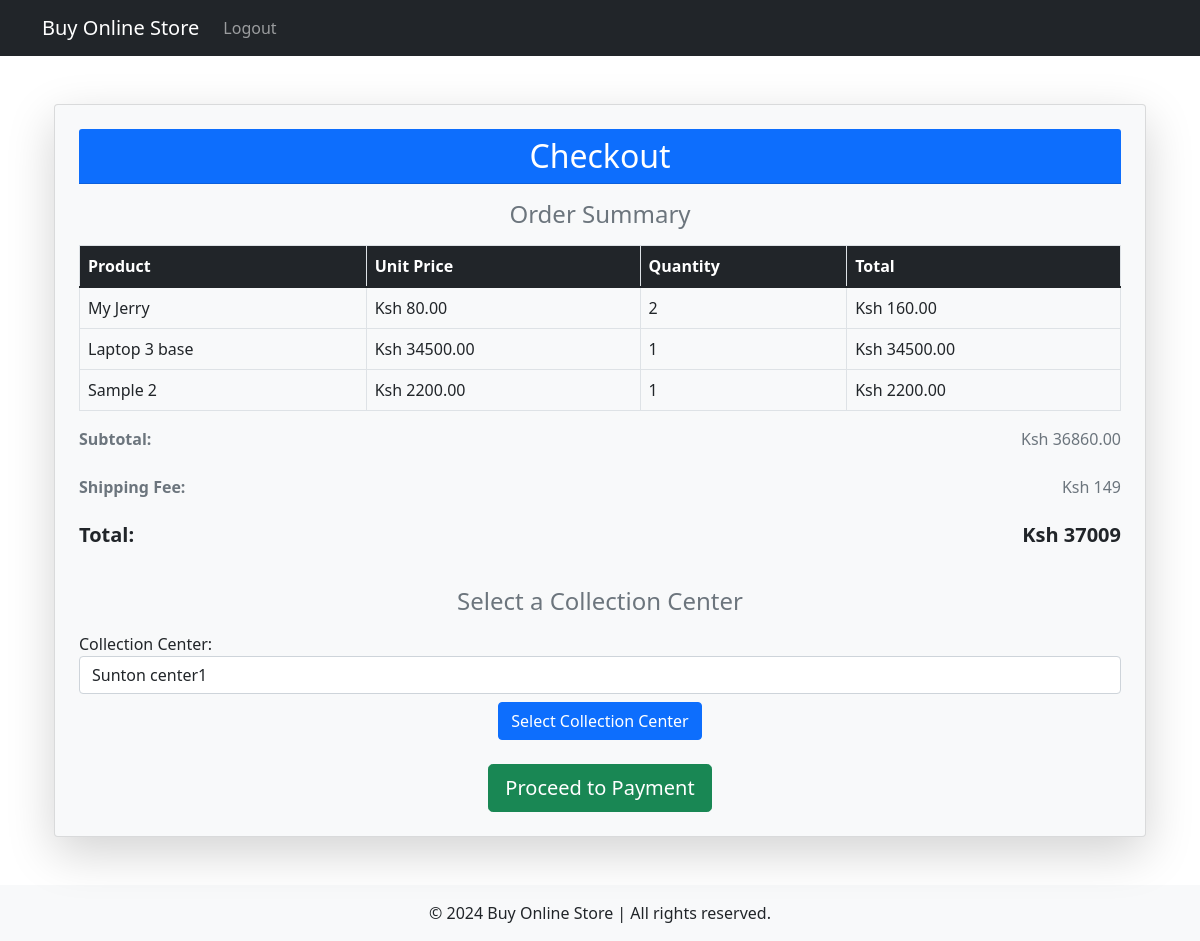
Page /products/checkout/ (signed in) on the committed database.
### products/models.py (models this page shows, shortened)
class CartItem(models.Model):
    cart = models.ForeignKey(Cart, on_delete=models.CASCADE)
    product = models.ForeignKey(Product, on_delete=models.CASCADE)
    quantity = models.PositiveIntegerField(default=1)

class Product(models.Model):
    name = models.CharField(max_length=255)
    description = models.TextField()
    price = models.DecimalField(max_digits=10, decimal_places=2)
    store = models.ForeignKey(Store, on_delete=models.CASCADE, related_name='products')  # Link to the Store model
    category = models.ForeignKey(Category, on_delete=models.CASCADE)
    image = models.ImageField(upload_to='products/', blank=True, null=True)  # Field for product image
    created_at = models.DateTimeField(auto_now_add=True)
    updated_at = models.DateTimeField(auto_now=True)

### products/views.py (the view, shortened to what this page needs)
# urls.py: path('checkout/', views.checkout, name='checkout'),
@login_required
def checkout(request):
    cart, created = Cart.objects.get_or_create(user=request.user)
    items = cart.cartitem_set.all()  # Fetch all cart items
    user_collection_center = UserCollectionCenter.objects.filter(user=request.user).first()
    if not user_collection_center:
        available_centers = CollectionCenter.objects.filter(approved=True)  # Show only approved centers
        return render(request, 'cart/checkout.html', {
            'items': items,
            'available_centers': available_centers
        })
    return render(request, 'cart/checkout.html', {
        'items': items,
        'collection_center': user_collection_center.collection_center,
        'cart': cart
    })

### products/templatetags/cart_filters.py (called while the page is built)
@register.filter
def multiply(value, arg):
    return value * arg

@register.filter
def sum_price(items):
    total = sum(item.product.price * item.quantity for item in items)
    return total

### products/templates/cart/checkout.html (shortened to what this page needs)
{% extends 'base.html' %}
{% load cart_filters %}
{% block content %}
<div class="container my-5">
    {% if items %}
        <div class="card shadow-lg p-4 bg-light">
            <div class="card-header text-white bg-primary">
                <h2 class="text-center mb-0">Checkout</h2>
            </div>
            <h4 class="text-center text-secondary my-3">Order Summary</h4>
            <table class="table table-hover table-bordered">
                <thead class="bg-dark text-white">
                    <tr>
                        <th>Product</th>
                        <th>Unit Price</th>
                        <th>Quantity</th>
                        <th>Total</th>
                    </tr>
                </thead>
                <tbody>
                    {% for item in items %}
                    <tr>
                        <td>{{ item.product.name }}</td>
                        <td>Ksh {{ item.product.price }}</td>
                        <td>{{ item.quantity }}</td>
                        <td>Ksh {{ item.product.price|multiply:item.quantity }}</td>
                    </tr>
                    {% endfor %}
                </tbody>
            </table>
            <div class="d-flex justify-content-between mb-2 text-muted">
                <p><strong>Subtotal:</strong></p>
                <p>Ksh {{ items|sum_price }}</p>
            </div>
            <div class="d-flex justify-content-between mb-2 text-muted">
                <p><strong>Shipping Fee:</strong></p>
                <p>Ksh 149</p>
            </div>
            <div class="d-flex justify-content-between mb-3 text-dark">
                <h5><strong>Total:</strong></h5>
                <h5><strong>Ksh {{ items|sum_price|add:149 }}</strong></h5>
            </div>
            {% if available_centers %}
                <h4 class="text-center text-secondary my-3">Select a Collection Center</h4>
                <form method="post">
                    <div class="form-group">
                        <label for="collection_center" class="font-weight-bold">Collection Center:</label>
                        <select name="collection_center" id="collection_center" class="form-control">
                            {% for center in available_centers %}
                            <option value="{{ center.id }}">{{ center.centerName }}</option>
                            {% endfor %}
                        </select>
                    </div>
                    <div class="text-center">
                        <button type="submit" class="btn btn-primary mt-2">Select Collection Center</button>
                    </div>
                </form>
            {% else %}
                <div class="d-flex justify-content-around mt-4 bg-light p-3 rounded">
                    <h5 class="font-weight-bold">Collection Center:</h5>
                    <p>{{ collection_center.centerName }}</p>
                </div>
            {% endif %}
            <div class="text-center mt-4">
                <form method="post" action="{% url 'process_payment' total=items|sum_price|add:149 %}">
                    <button type="submit" class="btn btn-success btn-lg">Proceed to Payment</button>
                </form>
            </div>
        </div>
    {% else %}
        <div class="alert alert-warning text-center" role="alert">
            Your cart is empty. Please add items to your cart.
        </div>
    {% endif %}
</div>
{% endblock %}

### rows in the picture
CartItem: product.name "My Jerry", product.price "80.00", quantity "2", product.price|multiply "160.00", product+quantity "36860.00", product+quantity "37009"
CartItem: product.name "Laptop 3 base", product.price "34500.00", quantity "1", product.price|multiply "34500.00"
CartItem: product.name "Sample 2", product.price "2200.00", quantity "1", product.price|multiply "2200.00"

### other values in the picture
form field collection_center "Sunton center1"
